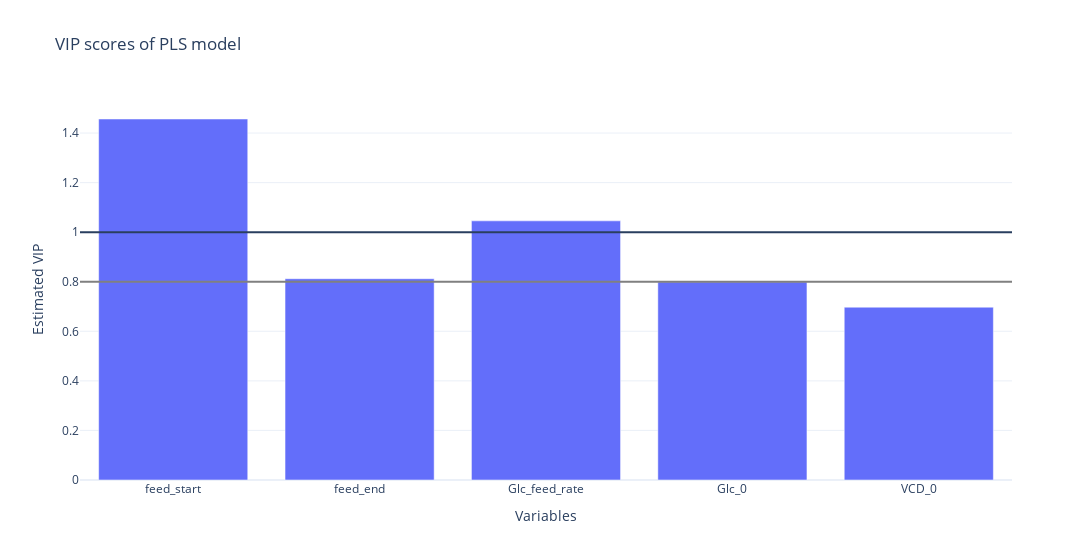

The notebook cell this image was saved under:
### Markdown cell above
### Train

### Code cell
# Training
pipe = fit_pls_model(
    X=doe,
    y=tar,
    latent_variables=LATENT_VARIABLES,
    polynomial_degree=POLYNOMIAL_DEGREE_PLS,
    interactions_only=INTERACTIONS_ONLY,
)

# Model features and variable importance
plot_pls_model_coef(X=doe, pls_pipeline=pipe)

### Figure 1 — Plotly figure (JSON) as saved in the notebook; plotly's stock layout.template omitted (floating-point values rounded to 4 significant figures)
{"data": [{"alignmentgroup": "True", "hovertemplate": "Variables=%{x}<br>Estimated VIP=%{y}<extra></extra>", "legendgroup": "", "marker": {"color": "#636efa", "pattern": {"shape": ""}}, "name": "", "offsetgroup": "", "orientation": "v", "showlegend": false, "textposition": "auto", "type": "bar", "x": ["feed_start", "feed_end", "Glc_feed_rate", "Glc_0", "VCD_0"], "xaxis": "x", "y": [1.457, 0.8121, 1.046, 0.7993, 0.6973], "yaxis": "y"}], "layout": {"barmode": "relative", "legend": {"tracegroupgap": 0}, "shapes": [{"type": "line", "x0": 0, "x1": 1, "xref": "x domain", "y0": 1, "y1": 1, "yref": "y"}, {"line": {"color": "gray"}, "type": "line", "x0": 0, "x1": 1, "xref": "x domain", "y0": 0.8, "y1": 0.8, "yref": "y"}], "title": {"text": "VIP scores of PLS model"}, "width": 1600, "xaxis": {"anchor": "y", "domain": [0, 1], "title": {"text": "Variables"}}, "yaxis": {"anchor": "x", "domain": [0, 1], "title": {"text": "Estimated VIP"}}}}
